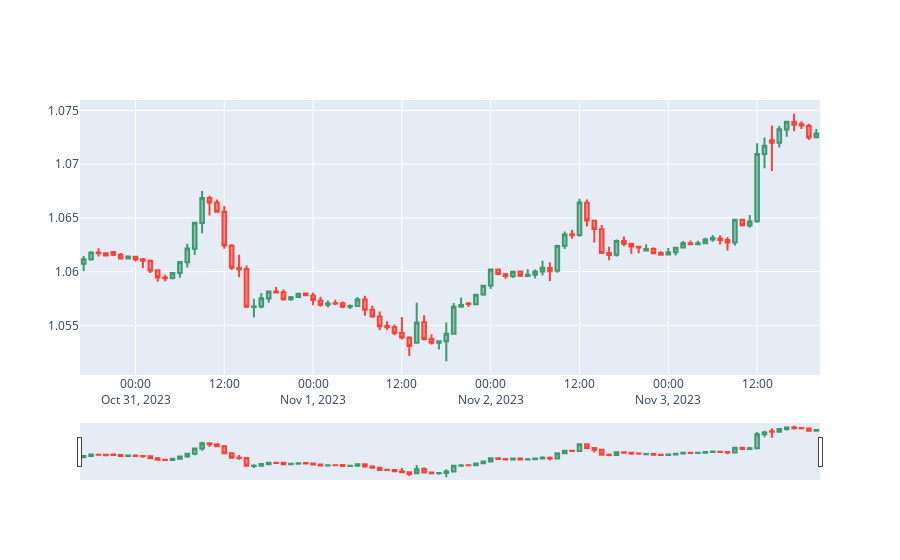

This figure's notebook cell:
### Code cell
fig = go.Figure()
fig.add_trace(go.Candlestick(
    x = df_plot.time, 
    open = df_plot.mid_o,
    high = df_plot.mid_h,
    low = df_plot.mid_l,
    close = df_plot.mid_c
))
fig.show()
